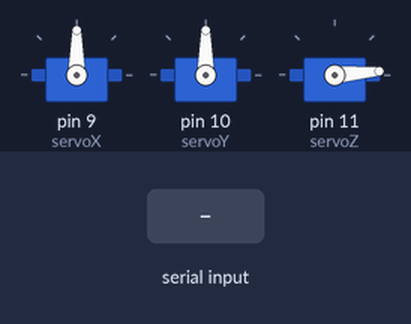
Bench run of a sketch on a simulated Arduino Uno, built with avr-gcc and run on an emulated ATmega328P. Parts: 3 × servo. The inputs (shaded band) are chosen by the test bench.

Above: at 1.2 s.
1.3 s: "30,150,10\n" received over Serial
At 1.9 s:
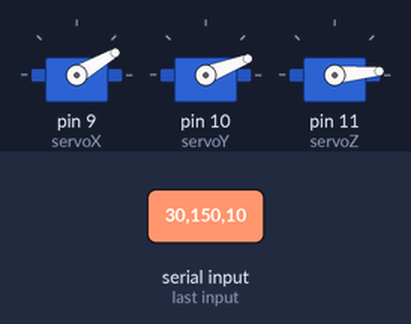
2.8 s: "1,90,45\n" received over Serial
At 4.2 s:
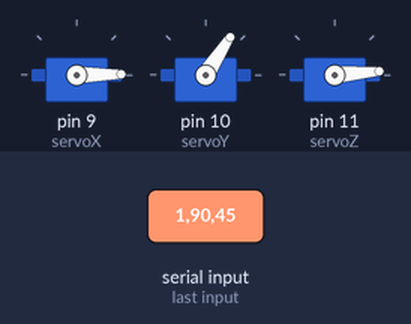
Timing chart, 0 to 5.8 s (numbered marks = the images above; inputs shaded):
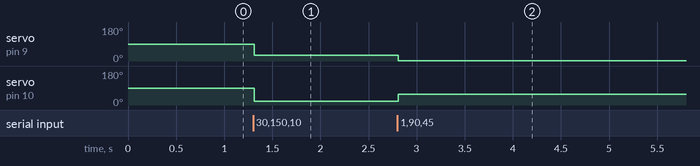

Measured:
- after the input at 1.3 s, servo on pin 9 (servoX): 90° → 30° at once; servo on pin 10 (servoY): 90° → 21° at once
- after the input at 2.8 s, servo on pin 9 (servoX): 30° → 1° at once; servo on pin 10 (servoY): 21° → 57° at once

The sketch:

sketch_bracoRobo.ino
```cpp
#include <Servo.h>

Servo servoX;
Servo servoY;
Servo servoZ;

int posicaoAtualZ = 5;

void setup() {
  Serial.begin(9600);
  servoX.attach(9);
  servoY.attach(10);
  servoZ.attach(11);
  servoZ.write(posicaoAtualZ);
}

void loop() {
  if (Serial.available()) {
    String comando = Serial.readStringUntil('\n');
    int separador1 = comando.indexOf(',');
    int separador2 = comando.indexOf(',', separador1 + 1);

    if (separador1 > 0 && separador2 > separador1) {

      int anguloX = comando.substring(0, separador1).toInt();
      int anguloY = comando.substring(separador1 + 1, separador2).toInt();
      int statusMaoEsquerda = comando.substring(separador2 + 1).toInt();  // 0 ou 1


      anguloX = constrain(anguloX, 0, 180);
      anguloY = constrain(anguloY, 0, 180);


      int anguloY_limitado = map(anguloY, 0, 180, 110, 3);
      anguloY_limitado = constrain(anguloY_limitado, 3, 110);


      servoX.write(anguloX);
      servoY.write(anguloY_limitado);


      int alvoZ = statusMaoEsquerda == 0 ? 20 : 5;


      if (posicaoAtualZ != alvoZ) {
        int passo = posicaoAtualZ < alvoZ ? 1 : -1;
        for (int i = posicaoAtualZ; i != alvoZ; i += passo) {
          servoZ.write(i);
          delay(10);
        }
        posicaoAtualZ = alvoZ;
      }
    }
  }
}
```
